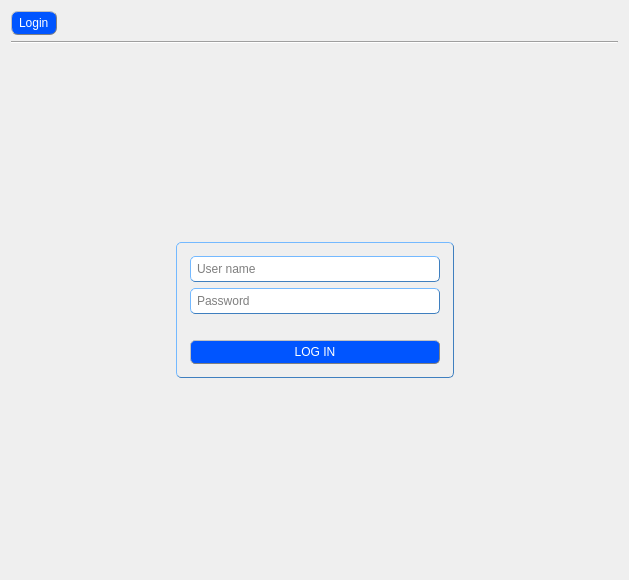
<?xml version="1.0" encoding="UTF-8"?>
<ui version="4.0">
 <class>LoginForm</class>
 <widget class="QWidget" name="LoginForm">
  <property name="geometry">
   <rect>
    <x>0</x>
    <y>0</y>
    <width>629</width>
    <height>580</height>
   </rect>
  </property>
  <property name="windowTitle">
   <string>LoginForm</string>
  </property>
  <property name="styleSheet">
   <string notr="true">QGroupBox {
               color: black;
               padding: 4px;
               border: 1px solid rgb(63, 127, 191); 
               border-radius: 5px;
               border-style: outset;
              }
Line {
        background-color: rgb(63, 127, 191);
		}
QLineEdit {
               color: black;
               padding: 4px;
               border: 1px solid rgb(63, 127, 191); 
               border-radius: 5px;
               border-style: outset;
               max-width: 120px;
              font: 10pt &quot;MS Shell Dlg 2&quot;;
              }
QPushButton {
               color: white;
               padding: 4px;
               border: 1px solid grey; 
               border-radius: 5px;
               border-style: outset;
               max-width: 120px;
               background-color: rgb(0, 85, 255);
               font: bold 10pt &quot;MS Shell Dlg 2&quot;;
              }
QPushButton:hover {
               color: darkblue;
               border: 1px solid grey;
               background-color:rgb(0, 106, 255);
               }

QPushButton:pressed {
               color: rgb(0, 0, 197)
               background: shadow;
               border-style: inset;
               background-color:rgb(0, 106, 255);
               }</string>
  </property>
  <layout class="QGridLayout" name="gridLayout_2">
   <item row="4" column="0">
    <spacer name="horizontalSpacer">
     <property name="orientation">
      <enum>Qt::Horizontal</enum>
     </property>
     <property name="sizeHint" stdset="0">
      <size>
       <width>40</width>
       <height>20</height>
      </size>
     </property>
    </spacer>
   </item>
   <item row="0" column="0" colspan="3">
    <layout class="QHBoxLayout" name="horizontalLayout">
     <item>
      <widget class="QLabel" name="label">
       <property name="sizePolicy">
        <sizepolicy hsizetype="Fixed" vsizetype="Fixed">
         <horstretch>0</horstretch>
         <verstretch>0</verstretch>
        </sizepolicy>
       </property>
       <property name="maximumSize">
        <size>
         <width>55</width>
         <height>47</height>
        </size>
       </property>
       <property name="styleSheet">
        <string notr="true">QLabel {
               color: white;
               padding: 4px;
               border: 1px solid grey; 
               border-radius: 7px;
               border-style: outset;
               background-color: rgb(0, 85, 255);
               font: bold 10pt &quot;MS Shell Dlg 2&quot;;
              }</string>
       </property>
       <property name="text">
        <string>Login</string>
       </property>
      </widget>
     </item>
     <item>
      <spacer name="horizontalSpacer_3">
       <property name="orientation">
        <enum>Qt::Horizontal</enum>
       </property>
       <property name="sizeHint" stdset="0">
        <size>
         <width>40</width>
         <height>20</height>
        </size>
       </property>
      </spacer>
     </item>
     <item>
      <widget class="QLabel" name="label_2">
       <property name="maximumSize">
        <size>
         <width>40</width>
         <height>40</height>
        </size>
       </property>
       <property name="text">
        <string/>
       </property>
       <property name="pixmap">
        <pixmap resource="res.qrc">:/res/Builder.png</pixmap>
       </property>
       <property name="scaledContents">
        <bool>true</bool>
       </property>
       <property name="wordWrap">
        <bool>false</bool>
       </property>
       <property name="openExternalLinks">
        <bool>false</bool>
       </property>
      </widget>
     </item>
    </layout>
   </item>
   <item row="1" column="0" colspan="3">
    <widget class="Line" name="line">
     <property name="orientation">
      <enum>Qt::Horizontal</enum>
     </property>
    </widget>
   </item>
   <item row="4" column="1">
    <widget class="QGroupBox" name="groupBox">
     <property name="minimumSize">
      <size>
       <width>200</width>
       <height>100</height>
      </size>
     </property>
     <property name="styleSheet">
      <string notr="true"/>
     </property>
     <property name="title">
      <string/>
     </property>
     <layout class="QGridLayout" name="gridLayout">
      <item row="2" column="0">
       <widget class="QLabel" name="infoLabel">
        <property name="styleSheet">
         <string notr="true">QLabel {
              color: red;
              font: 10pt &quot;MS Shell Dlg 2&quot;;
              }</string>
        </property>
        <property name="text">
         <string/>
        </property>
       </widget>
      </item>
      <item row="3" column="0">
       <widget class="QPushButton" name="loginButton">
        <property name="sizePolicy">
         <sizepolicy hsizetype="Fixed" vsizetype="Fixed">
          <horstretch>0</horstretch>
          <verstretch>0</verstretch>
         </sizepolicy>
        </property>
        <property name="minimumSize">
         <size>
          <width>250</width>
          <height>0</height>
         </size>
        </property>
        <property name="maximumSize">
         <size>
          <width>130</width>
          <height>16777215</height>
         </size>
        </property>
        <property name="contextMenuPolicy">
         <enum>Qt::DefaultContextMenu</enum>
        </property>
        <property name="styleSheet">
         <string notr="true"/>
        </property>
        <property name="text">
         <string>LOG IN</string>
        </property>
        <property name="default">
         <bool>false</bool>
        </property>
        <property name="flat">
         <bool>true</bool>
        </property>
       </widget>
      </item>
      <item row="1" column="0">
       <widget class="QLineEdit" name="passwordLine">
        <property name="sizePolicy">
         <sizepolicy hsizetype="Fixed" vsizetype="Fixed">
          <horstretch>0</horstretch>
          <verstretch>0</verstretch>
         </sizepolicy>
        </property>
        <property name="minimumSize">
         <size>
          <width>250</width>
          <height>0</height>
         </size>
        </property>
        <property name="styleSheet">
         <string notr="true"/>
        </property>
        <property name="inputMask">
         <string/>
        </property>
        <property name="text">
         <string/>
        </property>
        <property name="placeholderText">
         <string>Password</string>
        </property>
       </widget>
      </item>
      <item row="0" column="0">
       <widget class="QLineEdit" name="userLine">
        <property name="sizePolicy">
         <sizepolicy hsizetype="Fixed" vsizetype="Fixed">
          <horstretch>0</horstretch>
          <verstretch>0</verstretch>
         </sizepolicy>
        </property>
        <property name="minimumSize">
         <size>
          <width>250</width>
          <height>0</height>
         </size>
        </property>
        <property name="styleSheet">
         <string notr="true"/>
        </property>
        <property name="text">
         <string/>
        </property>
        <property name="placeholderText">
         <string>User name</string>
        </property>
       </widget>
      </item>
     </layout>
    </widget>
   </item>
   <item row="4" column="2">
    <spacer name="horizontalSpacer_2">
     <property name="orientation">
      <enum>Qt::Horizontal</enum>
     </property>
     <property name="sizeHint" stdset="0">
      <size>
       <width>40</width>
       <height>20</height>
      </size>
     </property>
    </spacer>
   </item>
   <item row="5" column="1">
    <spacer name="verticalSpacer_2">
     <property name="orientation">
      <enum>Qt::Vertical</enum>
     </property>
     <property name="sizeHint" stdset="0">
      <size>
       <width>20</width>
       <height>40</height>
      </size>
     </property>
    </spacer>
   </item>
   <item row="3" column="1">
    <spacer name="verticalSpacer">
     <property name="orientation">
      <enum>Qt::Vertical</enum>
     </property>
     <property name="sizeHint" stdset="0">
      <size>
       <width>20</width>
       <height>40</height>
      </size>
     </property>
    </spacer>
   </item>
  </layout>
 </widget>
 <tabstops>
  <tabstop>userLine</tabstop>
  <tabstop>passwordLine</tabstop>
  <tabstop>loginButton</tabstop>
 </tabstops>
 <resources>
  <include location="res.qrc"/>
 </resources>
 <connections/>
</ui>
